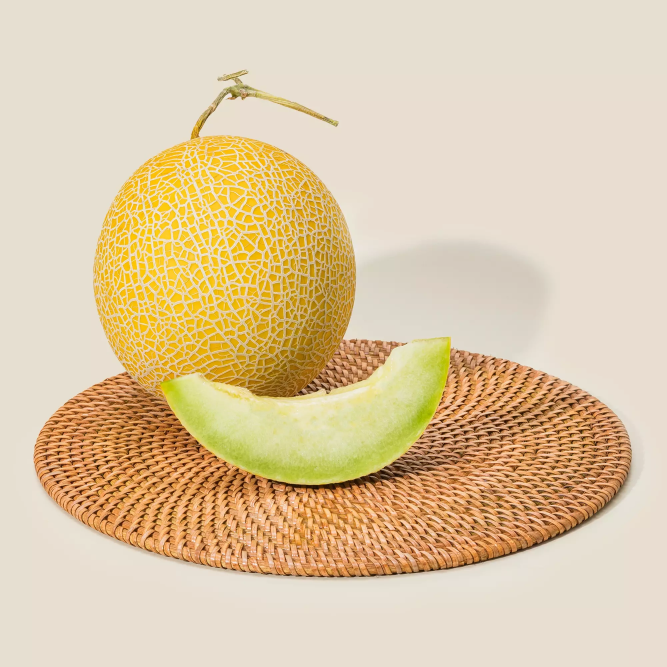
#> input picture python/jobsheet5/img/melon.png, 2000 x 2000 px, found by its file name (shown at 1/3 size)
$ python 5.5subplot2img.py
#> lines starting #> are read from the running program, lines starting #| are printed output that depends on the picture
import cv2
from matplotlib import pyplot as plt

citra1 = cv2.imread('python\\jobsheet5\\img\\melon.png')
#> citra1 is the input picture: shape (2000, 2000, 3); mean B, G, R 165.7, 200.7, 222.4
citra2 = cv2.imread(r'python\jobsheet5\img\peppers2.jpg')
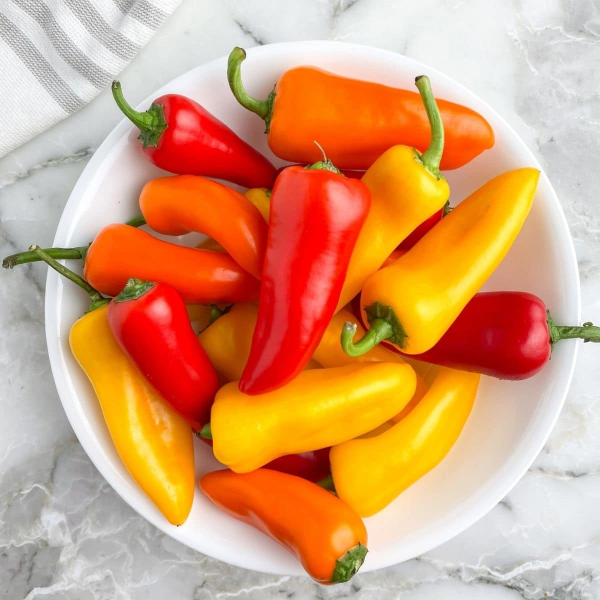
#> input picture python/jobsheet5/img/peppers2.jpg, 1200 x 1200 px, found by its file name (shown at 1/2 size)
#> citra2 is the input picture: shape (1200, 1200, 3); mean B, G, R 118, 159, 216.2

scale_percent = 20
width1 = int(citra1.shape[1] * scale_percent / 100)
#> width1 = 400
height1 = int(citra1.shape[0] * scale_percent / 100)
#> height1 = 400
dim1 = (width1, height1)
#> dim1 = (400, 400)
resized1 = cv2.resize(citra1, dim1, interpolation=cv2.INTER_AREA)
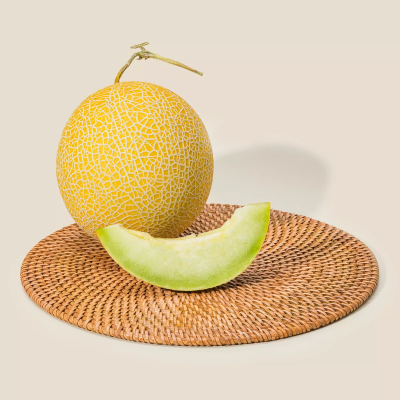
#> resized1: shape (400, 400, 3); mean B, G, R 165.7, 200.7, 222.4

width2 = int(citra2.shape[1] * scale_percent / 100)
#> width2 = 240
height2 = int(citra2.shape[0] * scale_percent / 100)
#> height2 = 240
dim2 = (width2, height2)
#> dim2 = (240, 240)
resized2 = cv2.resize(citra2, dim2, interpolation=cv2.INTER_AREA)
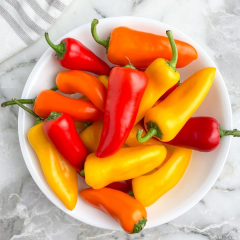
#> resized2: shape (240, 240, 3); mean B, G, R 118, 159, 216.2

rgb1 = resized1[..., ::-1]
rgb2 = resized2[..., ::-1]

plt.subplot(121)
plt.imshow(rgb1)
plt.xticks([]), plt.yticks([])
plt.title('Kolom 1')

plt.subplot(122)
plt.imshow(rgb2)
plt.xticks([]), plt.yticks([])
plt.title('Kolom 2')

plt.show()
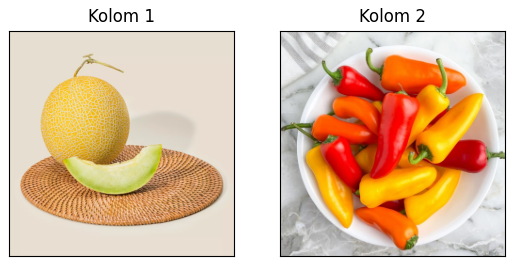
#> figure drawn by matplotlib, 2 panels
